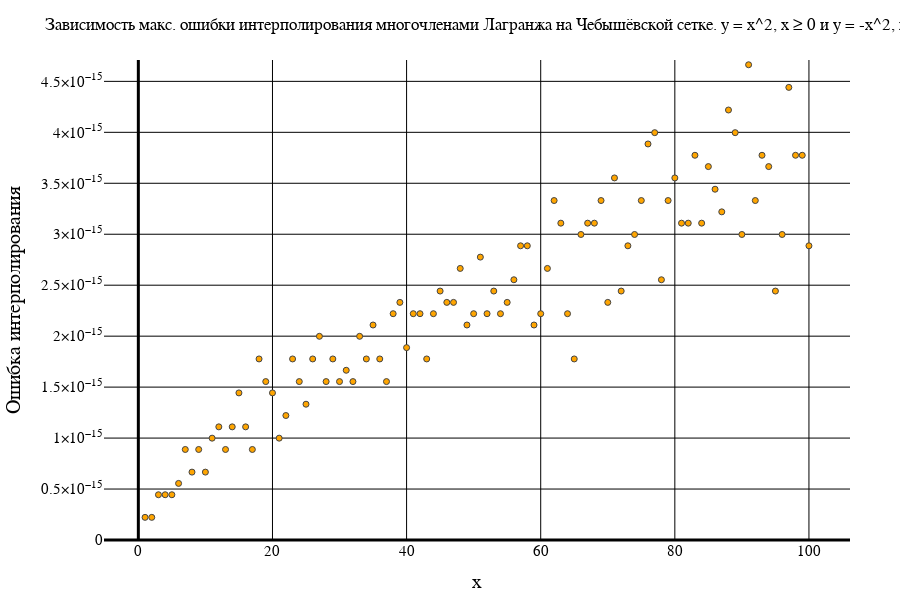

This figure's notebook cell:
### Code cell
makeErrorPlot(numOfFunc, methodTypeList[1], gridTypeList[2], titleList, interval, funcColor)

### Figure 1 — Plotly figure (JSON) as saved in the notebook; plotly's stock layout.template omitted (floating-point values rounded to 4 significant figures)
{"data": [{"marker": {"color": "orange", "line": {"width": 1}, "showline": true}, "mode": "markers", "type": "scatter", "x": [1, 2, 3, 4, 5, 6, 7, 8, 9, 10, 11, 12, 13, 14, 15, 16, 17, 18, 19, 20, 21, 22, 23, 24, 25, 26, 27, 28, 29, 30, 31, 32, 33, 34, 35, 36, 37, 38, 39, 40, 41, 42, 43, 44, 45, 46, 47, 48, 49, 50, 51, 52, 53, 54, 55, 56, 57, 58, 59, 60, 61, 62, 63, 64, 65, 66, 67, 68, 69, 70, 71, 72, 73, 74, 75, 76, 77, 78, 79, 80, 81, 82, 83, 84, 85, 86, 87, 88, 89, 90, 91, 92, 93, 94, 95, 96, 97, 98, 99, 100], "y": [2.22e-16, 2.22e-16, 4.441e-16, 4.441e-16, 4.441e-16, 5.551e-16, 8.882e-16, 6.661e-16, 8.882e-16, 6.661e-16, 9.992e-16, 1.11e-15, 8.882e-16, 1.11e-15, 1.443e-15, 1.11e-15, 8.882e-16, 1.776e-15, 1.554e-15, 1.443e-15, 9.992e-16, 1.221e-15, 1.776e-15, 1.554e-15, 1.332e-15, 1.776e-15, 1.998e-15, 1.554e-15, 1.776e-15, 1.554e-15, 1.665e-15, 1.554e-15, 1.998e-15, 1.776e-15, 2.109e-15, 1.776e-15, 1.554e-15, 2.22e-15, 2.331e-15, 1.887e-15, 2.22e-15, 2.22e-15, 1.776e-15, 2.22e-15, 2.442e-15, 2.331e-15, 2.331e-15, 2.665e-15, 2.109e-15, 2.22e-15, 2.776e-15, 2.22e-15, 2.442e-15, 2.22e-15, 2.331e-15, 2.554e-15, 2.887e-15, 2.887e-15, 2.109e-15, 2.22e-15, 2.665e-15, 3.331e-15, 3.109e-15, 2.22e-15, 1.776e-15, 2.998e-15, 3.109e-15, 3.109e-15, 3.331e-15, 2.331e-15, 3.553e-15, 2.442e-15, 2.887e-15, 2.998e-15, 3.331e-15, 3.886e-15, 3.997e-15, 2.554e-15, 3.331e-15, 3.553e-15, 3.109e-15, 3.109e-15, 3.775e-15, 3.109e-15, 3.664e-15, 3.442e-15, 3.22e-15, 4.219e-15, 3.997e-15, 2.998e-15, 4.663e-15, 3.331e-15, 3.775e-15, 3.664e-15, 2.442e-15, 2.998e-15, 4.441e-15, 3.775e-15, 3.775e-15, 2.887e-15]}], "layout": {"coloraxis": {"outlinecolor": "black"}, "font": {"color": "black", "family": "Times New Roman"}, "height": 600, "margin": {"b": 50, "l": 50, "r": 50, "t": 60}, "paper_bgcolor": "white", "plot_bgcolor": "white", "title": {"autosize": false, "font": {"color": "black", "family": "Times New Roman", "size": 17}, "paper_bgcolor": "red", "text": "Зависимость макс. ошибки интерполирования многочленами Лагранжа на Чебышёвской сетке. y = x^2, x ≥ 0 и y = -x^2, x < 0, x ∈ [-1.0, 1.0]"}, "width": 900, "xaxis": {"color": "black", "gridcolor": "black", "gridwidth": 1, "tickfont": {"size": 15}, "title": {"font": {"color": "black", "family": "Times New Roman", "size": 20}, "text": "x"}, "zerolinecolor": "black", "zerolinewidth": 3}, "yaxis": {"exponentformat": "power", "gridcolor": "black", "gridwidth": 1, "range": [0, 4.71e-15], "tickfont": {"size": 15}, "title": {"font": {"color": "black", "family": "Times New Roman", "size": 20}, "text": "Ошибка интерполирования"}, "zerolinecolor": "black", "zerolinewidth": 3}}}
